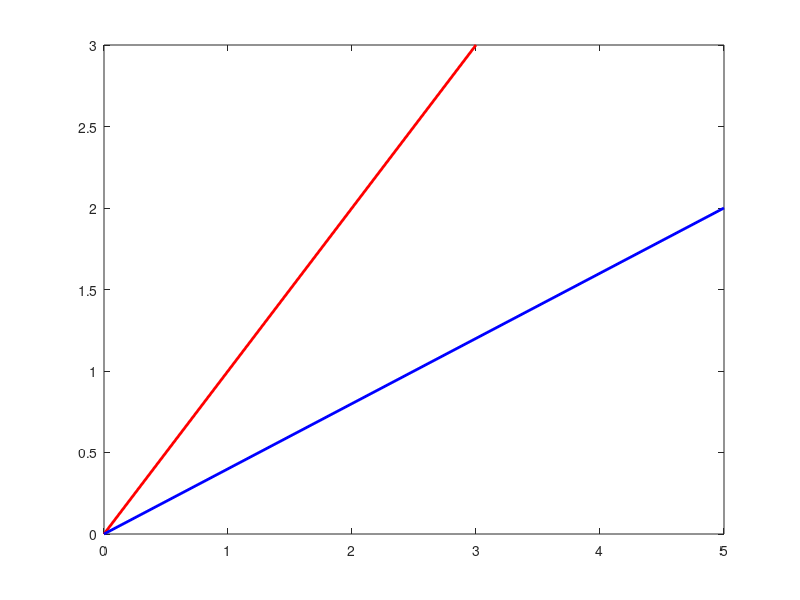

This chart was generated by the following MATLAB code: (Note: this script raises an error after producing the figure.)
close all 
clear all
clc

Barco = [3,3]
Ant = [0,0]
Post = [5,2]

figure 
plot([Ant(1) Barco(1)],[Ant(2) Barco(2)],'r','linewidth',2);
hold on;
plot([Ant(1) Post(1)],[Ant(2) Post(2)],'b','linewidth',2);


O = distanceAB(Barco,Ant);
R2 = distanceAB(Post,Ant);

MO = norm(O);
MR = norm(R2);
MOR = norm((O-R2));

cos_a = (MOR^2-MO^2-MR^2)/(-2*MO*MR);

a = acos(cos_a)

dist  = MO*sin(a)
